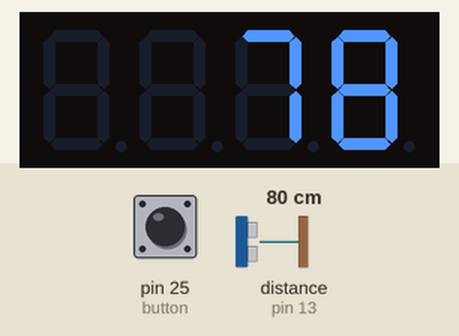
The sketch below on a simulated Arduino Mega 2560, built with avr-gcc and run on an emulated ATmega2560. On the bench: 4-digit seven-segment display. Wiring (from diagram.json): ultrasonic range finder: trigger pin 5; echo pin 13. The test bench sets the inputs (shaded band); at power-on: distance to the obstacle (sensor on pin 13) 80 cm, pin 25 (button) HIGH. The echo pulse lasts 58.3 µs per cm.

Above: at 1.2 s.
1.3 s: distance to the obstacle (sensor on pin 13) set to 2 cm
At 2.3 s:
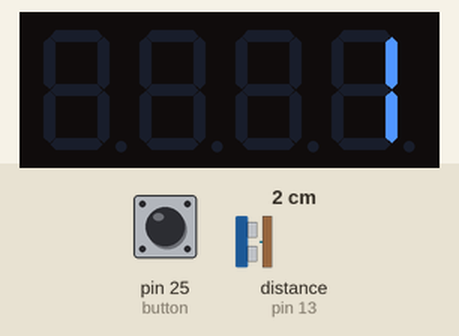
2.8 s: distance to the obstacle (sensor on pin 13) set to 4 cm
At 3.2 s:
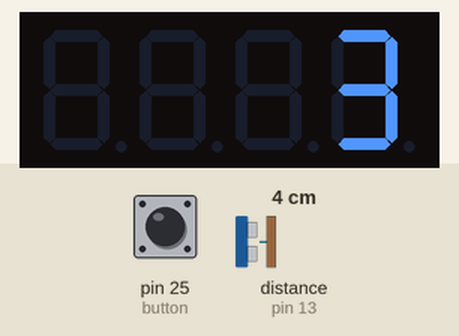
4.3 s: distance to the obstacle (sensor on pin 13) set to 9 cm
At 5.7 s:
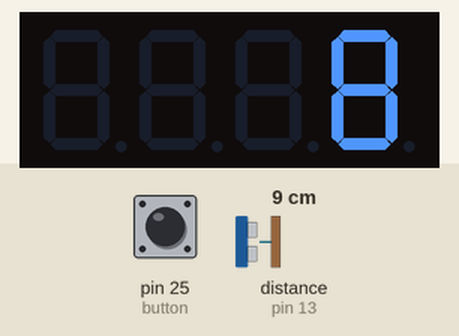
Timing chart, 0 to 7.3 s (numbered marks = the images above; inputs shaded):
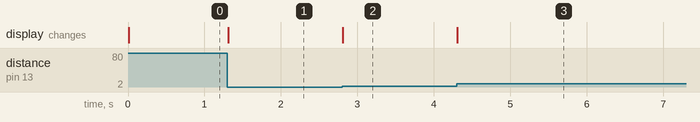

Measured:
- after the input at 1.3 s, the display: changes at once (image 1)
- after the input at 2.8 s, the display: changes at once (image 2)
- after the input at 4.3 s, the display: changes at once (image 3)

The sketch:

sketch.ino
```cpp
#include "SevSeg.h"
SevSeg sevseg;
#define ECHO_PIN 13
#define TRIG_PIN 5
#define button 25


void setup() {
  Serial.begin(115200);
  byte numDigits = 4;
  byte digitPins[] = {0, 3, 4, 2};
  byte segmentPins[] = {6, 7, 8, 9, 10, 11, 12 ,13};
  bool resistorsOnSegments = false; // 'false' means resistors are on digit pins
  byte hardwareConfig = COMMON_ANODE; // See README.md for options
  bool updateWithDelays = false; // Default 'false' is Recommended
  bool leadingZeros = false; // Use 'true' if you'd like to keep the leading zeros
  bool disableDecPoint = false; // Use 'true' if your decimal point doesn't exist or isn't connected

  sevseg.begin(hardwareConfig, numDigits, digitPins, segmentPins, resistorsOnSegments,
  updateWithDelays, leadingZeros, disableDecPoint);
  sevseg.setBrightness(90);

  pinMode(TRIG_PIN, OUTPUT);
  pinMode(ECHO_PIN, INPUT);
  pinMode(button, INPUT);
}


int readDistanceCM() {
  digitalWrite(TRIG_PIN, LOW);
  delayMicroseconds(2);
  digitalWrite(TRIG_PIN, HIGH);
  delayMicroseconds(10);
  digitalWrite(TRIG_PIN, LOW);
  int duration = pulseIn(ECHO_PIN, HIGH);
  return duration * 0.034 / 2;
}

int prevDistance=400;
bool buttonState = false;

void loop() {
  int distance=readDistanceCM();
  buttonState = digitalRead(button);
  if (buttonState == HIGH){
  sevseg.setNumber(distance);
  delay(5);
  sevseg.refreshDisplay();
}
  prevDistance=distance;
}
```
